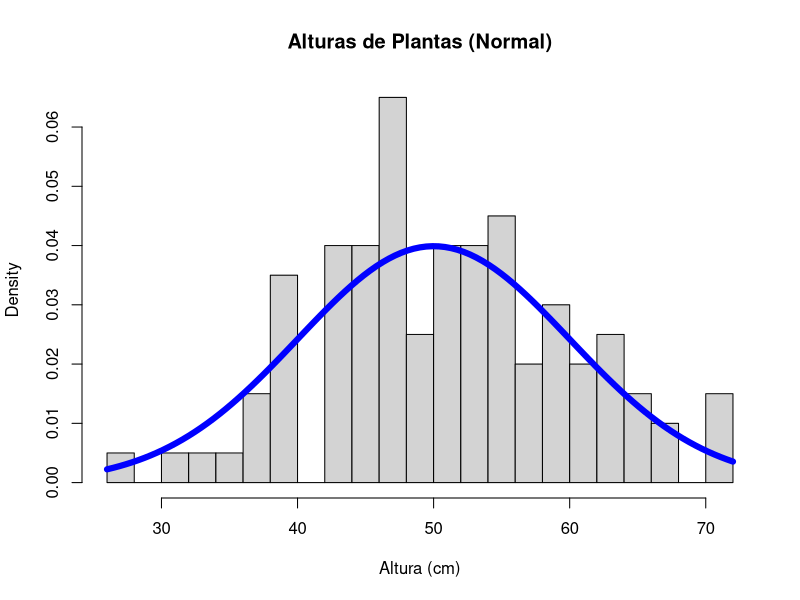
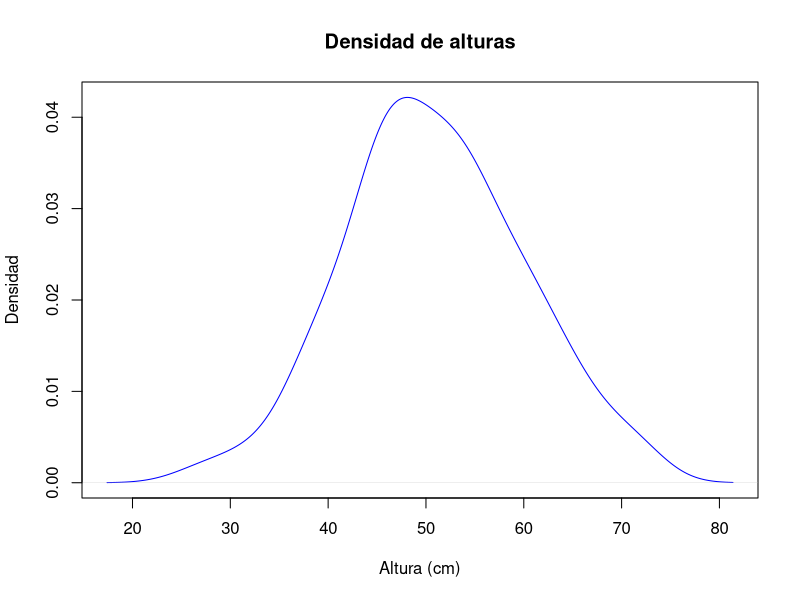
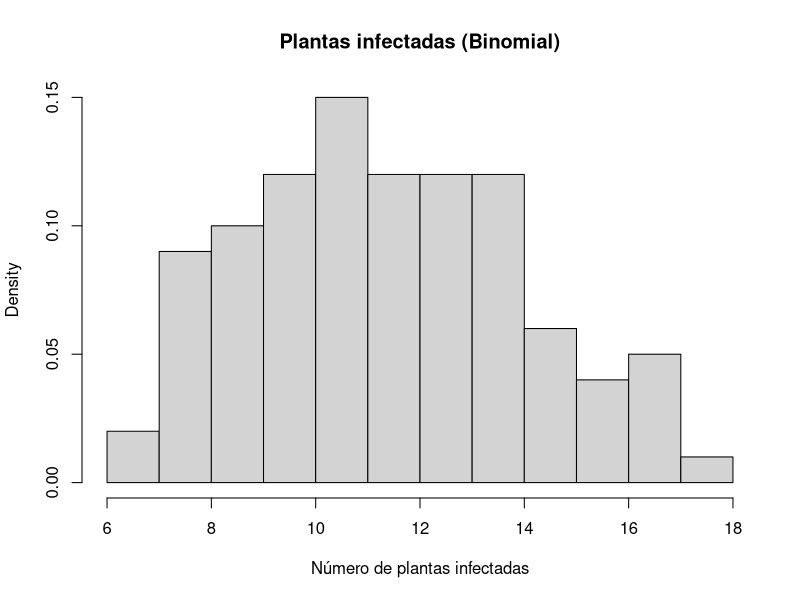
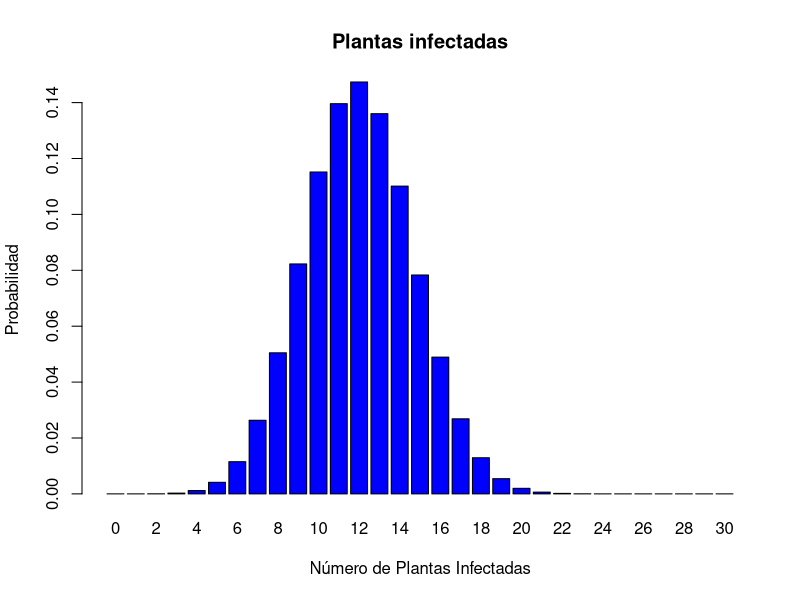
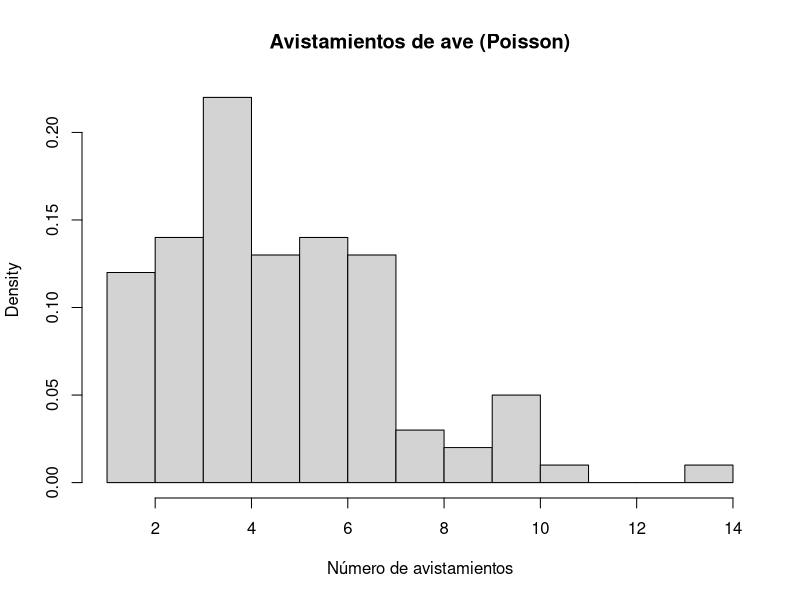
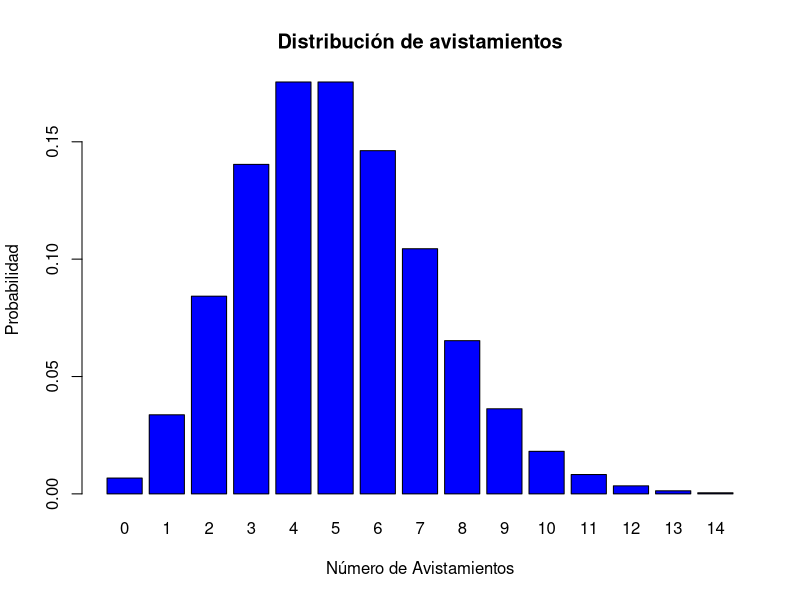
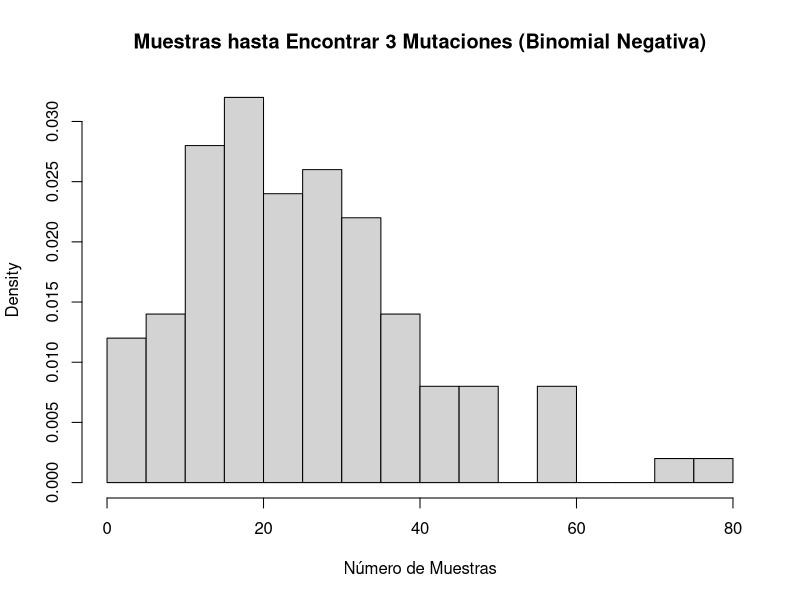
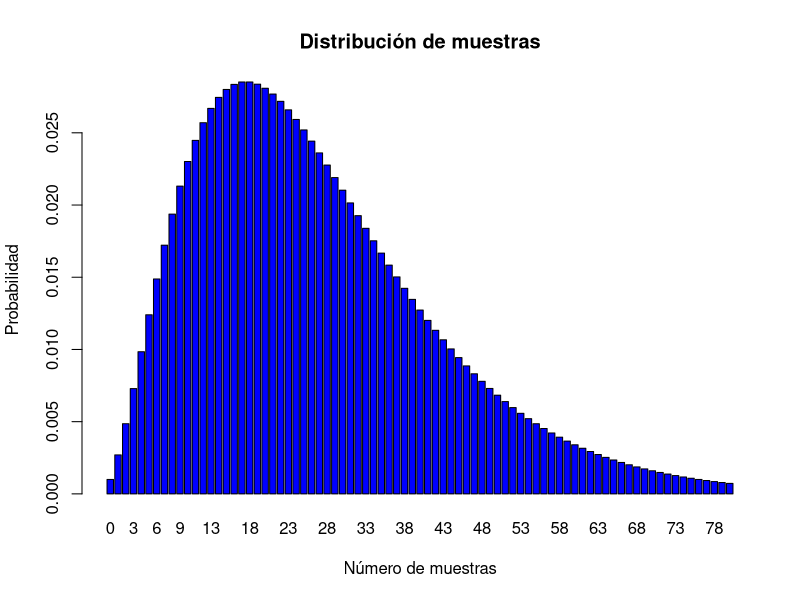

R code for these plots, in order:
# UNIVERSIDAD DE NARIÑO
# FACULTAD DE CIENCIAS EXACTAS Y NATURALES
# PROGRAMA DE BIOLOGÍA
# Asignatura: Análisis de datos II
# Profesor: Jhon Jairo Calderón – Diego E. Martinez Revelo
#
# Distribuciones de probabilidad
  #
  # Configuración inicial
  set.seed(123)
  #
# 1. Distribución Normal
  #
  # Descripción
  # Simulamos alturas de plantas para estudiar la variabilidad en una población 
  # de cultivo.
  # La distribución normal se define por dos parámetros:
  # - mu (μ): Media, que representa el valor promedio alrededor del cual se 
  # distribuyen los datos.
  # - sigma (σ): Desviación estándar, que indica la cantidad de variabilidad o 
  # dispersión de los datos alrededor de la media.
  #
  # Pregunta
  # ¿Cuál es la probabilidad de que una planta tenga una altura entre 45 y 55 cm?
  #
  # Simulación del experimento
  mu <- 50       # Media de altura (cm)
  sigma <- 10    # Desviación estándar (cm)
  heights <- rnorm(100, mean = mu, sd = sigma) # se midió 100 veces
  #
  # Cálculo de probabilidad
  prob_height <- pnorm(55, mean = mu, sd = sigma) - pnorm(45, mean = mu, sd = sigma)
  #
  # Gráfico para Distribución Normal
  hist(heights, breaks = 30, main = "Alturas de Plantas (Normal)", xlab = "Altura (cm)", freq = FALSE, col = "lightgrey")
  curve(dnorm(x, mean = mu, sd = sigma), add = TRUE, col = "blue", lwd = 6)
  plot(density(heights), main = "Densidad de alturas", xlab = "Altura (cm)", ylab = "Densidad", col = "blue")
  #
  # Espacio para la respuesta
  # Respuesta: Número 1:
  #
# 2. Distribución Binomial
  #
  # Descripción
  # Simulamos el número de plantas infectadas por una plaga en un cultivo para 
  # evaluar la propagación de la enfermedad.
  # La distribución binomial se define por dos parámetros:
  # - n: Número total de experimentos o pruebas (en este caso, el número total
  # de plantas examinadas).
  # - p: Probabilidad de éxito en cada prueba (en este caso, la probabilidad de
  # que una planta esté infectada).
  #
  # Pregunta
  # ¿Cuál es la probabilidad de que exactamente 12 plantas estén infectadas en 
  # una muestra de 30?
  #
  # Simulación del experimento
  n <- 30   # Número total de plantas examinadas
  p <- 0.4  # Probabilidad de que una planta esté infectada
  infectadas <- rbinom(100, size = n, prob = p)
  #
  # Cálculo de probabilidad
  prob_infectadas <- dbinom(12, size = n, prob = p)
  #
  # Gráfico para Distribución Binomial
  hist(infectadas, breaks = 15, main = "Plantas infectadas (Binomial)", xlab = "Número de plantas infectadas", freq = FALSE, col = "lightgrey")
  barplot(dbinom(0:n, size = n, prob = p), names.arg = 0:n, main = "Plantas infectadas", xlab = "Número de Plantas Infectadas", ylab = "Probabilidad", col = "blue")
  #
  # Espacio para la respuesta
  # Respuesta: Número 2:
  #
# 3. Distribución de Poisson
  #
  # Descripción
  # Simulamos el número de avistamientos de una especie rara de insecto en un 
  # cultivo durante un mes para evaluar su impacto.
  # La distribución de Poisson se define por un parámetro:
  # - lambda (λ): Tasa promedio de ocurrencia del evento en un intervalo fijo 
  # (en este caso, el número promedio de avistamientos por mes).
  #
  # Pregunta
  # ¿Cuál es la probabilidad de observar exactamente 7 avistamientos en un mes?
  #
  # Simulación del experimento
  lambda <- 5  # Tasa promedio de avistamientos por mes
  avistamientos <- rpois(100, lambda = lambda)
  #
  # Cálculo de probabilidad
  prob_avistamientos <- dpois(7, lambda = lambda)
  #
  # Gráfico para Distribución de Poisson
  hist(avistamientos, breaks = 10, main = "Avistamientos de ave (Poisson)", xlab = "Número de avistamientos", freq = FALSE, col = "lightgrey")
  barplot(dpois(0:max(avistamientos), lambda = lambda), names.arg = 0:max(avistamientos), main = "Distribución de avistamientos", xlab = "Número de Avistamientos", ylab = "Probabilidad", col = "blue")
  #
  # Espacio para la respuesta
  # Respuesta: Número 3:
  #
# 4. Distribución Binomial Negativa
  #
  # Descripción
  # Simulamos el número de muestras necesarias hasta encontrar 3 plantas con una mutación específica.
  # La distribución binomial negativa se define por dos parámetros:
  # - r: Número de éxitos deseados (en este caso, el número de plantas con la mutación).
  # - p: Probabilidad de éxito en cada prueba (en este caso, la probabilidad de que una planta tenga la mutación).
  #
  # Pregunta
  # ¿Cuál es la probabilidad de necesitar exactamente 10 muestras para encontrar 3 plantas con la mutación?
  #
  # Simulación del experimento
  r <- 3    # Número de éxitos deseados
  p <- 0.1  # Probabilidad de tener la mutación
  muestras <- rnbinom(100, size = r, prob = p)
  #
  # Cálculo de probabilidad
  prob_muestras <- dnbinom(10, size = r, prob = p)
  #
  # Gráfico para Distribución Binomial Negativa
  hist(muestras, breaks = 20, main = "Muestras hasta Encontrar 3 Mutaciones (Binomial Negativa)", xlab = "Número de Muestras", freq = FALSE, col = "lightgrey")
  barplot(dnbinom(0:max(muestras), size = r, prob = p), names.arg = 0:max(muestras), main = "Distribución de muestras", xlab = "Número de muestras", ylab = "Probabilidad", col = "blue")
  #
  # Espacio para la respuesta
  # Respuesta: Número 4:
#  
# Ejercicios de Simulación y Visualización
  #
  # Objetivo: Simular datos utilizando las distribuciones normal, binomial y Poisson. Modificar los parámetros para observar cómo cambian las gráficas de distribución.
  #
  # Instrucciones:
  # Genera una muestra de 100 datos con una distribución normal.
  # Usa rnorm() para simular los datos.
  # Ajusta los parámetros de la media (μ) y la desviación estándar (σ).
  #
  # Parámetros
  mu <- 50       # Media (modifica este valor)
  sigma <- 10    # Desviación estándar (modifica este valor)
  #
  # Simulación
  datos_normales <- rnorm(100, mean = mu, sd = sigma)
  #
  # Gráfico
  hist(datos_normales, breaks = 20, probability = TRUE, col = "lightgrey", main = "Distribución Normal", xlab = "Valores")
  curve(dnorm(x, mean = mu, sd = sigma), add = TRUE, col = "blue", lwd = 2)
  # Modificaciones:
  # Cambia los valores de mu y sigma y observa cómo varía la forma de la curva.
  #
  # Distribución Binomial
  #
  # Simula 100 datos usando una distribución binomial.
  #Usa rbinom() para la simulación.
  #Ajusta el número de pruebas (n) y la probabilidad de éxito (p).
  n <- 30   # Número de pruebas (modifica este valor)
  p <- 0.4  # Probabilidad de éxito (modifica este valor)
  # Simulación
  datos_binomiales <- rbinom(100, size = n, prob = p)
  #
  # Gráfico
  hist(datos_binomiales, breaks = seq(-0.5, n + 0.5, by = 1), probability = TRUE, col = "lightgrey", main = "Distribución Binomial", xlab = "Número de Éxitos")
  x <- 0:n
  y <- dbinom(x, size = n, prob = p)
  lines(x, y, type = "h", lwd = 2, col = "blue")
  # Modificaciones:
  # Cambia los valores de n y p y observa cómo cambian las barras en el histograma.
  # 
  # Distribución de Poisson
  #
  # Genera una muestra de 100 datos con una distribución de Poisson.
  # Usa rpois() para simular los datos.
  # Ajusta la tasa promedio de eventos (λ).
  # Parámetro
  lambda <- 5  # Tasa promedio (modifica este valor)
  # Simulación
  datos_poisson <- rpois(100, lambda = lambda)
  # Gráfico
  hist(datos_poisson, breaks = seq(-0.5, max(datos_poisson) + 0.5, by = 1), probability = TRUE, col = "lightgrey", main = "Distribución de Poisson", xlab = "Número de Eventos")
  x <- 0:max(datos_poisson)
  y <- dpois(x, lambda = lambda)
  lines(x, y, type = "h", lwd = 2, col = "blue")
  # Modificaciones:
  # Cambia el valor de lambda y observa cómo se ajustan las barras en el histograma.
  